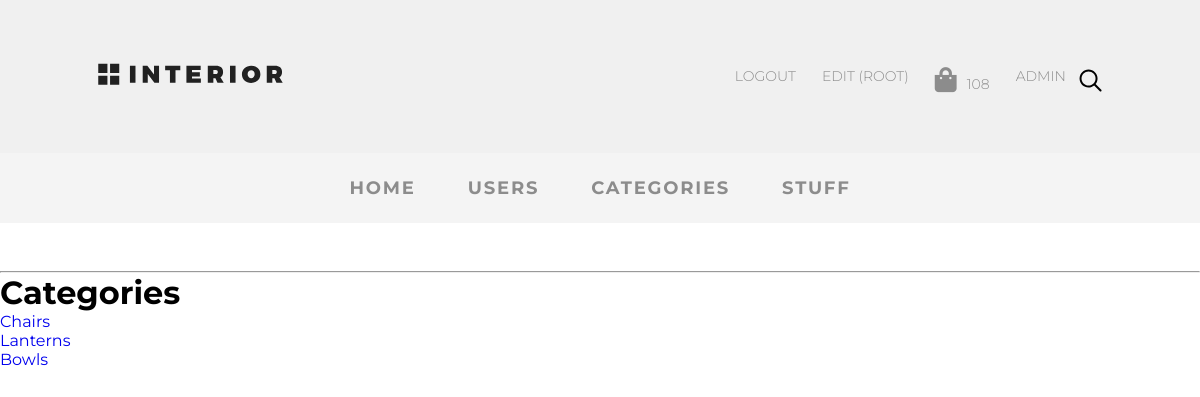
Page /adminapp/categories/index (signed in) on the committed database.
### authapp/models.py (models this page shows, shortened)
class CustomUser(AbstractUser):
    age = models.PositiveIntegerField(verbose_name='возраст')
    ava = models.ImageField(upload_to='avatars', verbose_name='аватар',)
    email = models.EmailField(verbose_name='email', blank='True')
    activation_key = models.CharField(max_length=128, blank=True)
    activation_key_expired = models.DateTimeField(default=(now() + timedelta(hours=48)))

### basketapp/models.py (models this page shows, shortened)
class Basket(models.Model):
    _price: float
    _total_qty: int
    _total_price: float
    user = models.ForeignKey(settings.AUTH_USER_MODEL, on_delete=models.CASCADE, related_name='basket')
    product = models.ForeignKey(Stuff, on_delete=models.CASCADE)
    quantity = models.PositiveIntegerField(verbose_name='Quantity', default=0)
    add_datetime = models.DateTimeField(verbose_name='data', auto_now_add=True)
    @property
    def total_qty(self):
        items = Basket.objects.filter(user=self.user)
        total = sum([x.quantity for x in items])
        return total

### mainapp/models.py (models this page shows)
class Category(models.Model):
    name = models.CharField(verbose_name='Категория', max_length=30)

### adminapp/views/categories.py (the view)
# urls.py: path('categories/index', categories.index, name='categories'),
@user_passes_test(lambda u: u.is_superuser)
def index(request:HttpRequest):
    category = Category.objects.all()
    return render(request, 'adminapp/categories/index.html', {'category': category})

### mainapp/context_processors.py (called while the page is built)
def basket(request:HttpRequest):
    basket = []
    if request.user.is_authenticated:
        basket = Basket.objects.filter(user=request.user)
    return {
        'basket':basket
    }

### adminapp/templates/adminapp/categories/index.html
{% extends 'adminapp/base.html' %}
{% block content %}
<hr>
<h1>Categories</h1>
<ul>
    {% for i in category %}
    <li>
        <a href="{% url 'adminapp:categories_read' i.id %}">{{i.name}}</a>
    </li>
    {% endfor %}
</ul>
{% endblock %}

### adminapp/templates/adminapp/menu.html (shortened to what this page needs)
{% load static %}
<ul class="menu">
<li class="menu-list">
<a href="{% url 'home' %}"
class="menu-link">
</a>
</li>
    {% if user.is_authenticated %}
    <li class="menu-list">
        <a href="{% url 'auth:logout' %}" class="menu-link">
            Logout
        </a>
    </li>
    <li class="menu-list">
        <a href="{% url 'auth:edit' %}" class="menu-link">
            Edit ({{user.username}})
        </a>
    </li>
    <li class="menu-list"><a href="{%url 'basket:index'%}" class="menu-link"><i class="fas fa-shopping-bag"></i>{{basket.0.total_qty}}</li></a>
    <li class="menu-list">
        <a href="{% url 'adminapp:products' %}" class="menu-link">
            ADMIN
        </a>
    </li>
    {% else %}
    <li class="menu-list"><a href="{% url 'auth:login' %}" class="menu-link">
        Login
    </a></li>
    {% endif %}
    <li class="menu-list search"><img src="{% static 'img/search.svg' %}" alt="search"></li>
                </ul>

### static/style.css (style rules this page uses)
* { margin: 0; padding: 0; }
body { font-family: 'Montserrat', sans-serif; }
a { text-decoration: none; }
.menu { display: flex; margin-top: 57px; margin-bottom: 50px; }
.menu-list { list-style-type: none; }
.menu-link { color: #8c8c8c; font-size: 14px; font-weight: 300; text-transform: uppercase; display: block; padding: 10px 13px; }
.search { display: flex; align-items: center; }
.fa-shopping-bag { font-size:25px; margin-right:10px; }

### rows in the picture
CustomUser: username "ROOT"
Basket: user+quantity "108"
Category: name "Chairs"
Category: name "Lanterns"
Category: name "Bowls"
